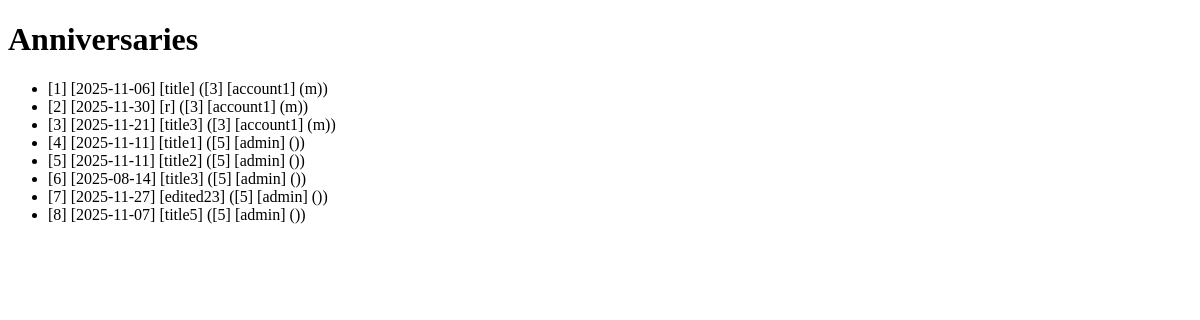
The app's page /anniversary/display/ (signed in), older data.
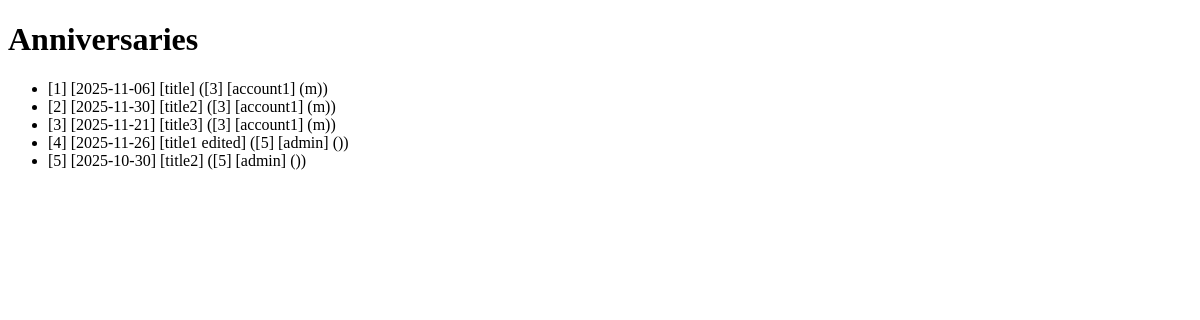
The same page, newer data.
### apps/anniversary/models.py (models this page shows, shortened)
class Anniversary(models.Model):
    id = models.AutoField(primary_key=True)
    date: date = models.DateField()
    duration = models.IntegerField(null=True, blank=True)
    title = models.CharField(max_length=20)
    description = models.TextField(null=True, blank=True)
    owner = models.ForeignKey(
        settings.AUTH_USER_MODEL,
        on_delete=models.CASCADE,
        related_name='anniversaries', # 可通过user.anniversaries()访问
    )
    def __str__(self):
        return f"[{self.id}] [{self.date}] [{self.title}] ({self.owner})"
    class Meta:
        ordering = ['id']

### apps/accounts/models.py (models this page shows)
class User(AbstractUser):
    nickname = models.CharField(max_length=20, blank=True)
    sex = models.CharField(max_length=1, choices=(('M', 'Male'), ('F', 'Female')))
    partner = models.OneToOneField(
        'self',
        on_delete=models.SET_NULL,
        null=True,
        blank=True,
        related_name='partner_of',
    )
    groups = models.ManyToManyField(
        Group,
        related_name='custom_user_set',  # 避免和 auth.User 冲突
        blank=True,
        help_text='The groups this user belongs to.',
        verbose_name='groups'
    )
    user_permissions = models.ManyToManyField(
        Permission,
        related_name='custom_user_permissions_set',  # 避免和 auth.User 冲突
        blank=True,
        help_text='Specific permissions for this user.',
        verbose_name='user permissions'
    )
    def __str__(self):
        return f"[{self.id}] [{self.username}] ({self.get_sex_display()})"

### apps/anniversary/views.py (the view)
# urls.py: path('display/', views.db_display_anniversaries, name='display_anniversaries'),
@login_required(login_url='/login/')
def db_display_anniversaries(request):
    return render(request, "db_objects_display.html", {'object_name': "Anniversaries", 'objects': Anniversary.objects.all()})

### templates/db_objects_display.html (shortened to what this page needs)
<!DOCTYPE html>
<html lang="en">
<head>
</head>
<body>
    <h1>{{ object_name }}</h1>
    <ul>
        {% for o in objects %}
        <li>{{ o }}</li>
        {% endfor %}
    </ul>
</body>
</html>

Row changes from the older to the newer data that the page shows:
removed Anniversary: id+date+title "[6] [2025-08-14] [title3] ([5] [admin] ())"
removed Anniversary: id+date+title "[7] [2025-11-27] [edited23] ([5] [admin] ())"
removed Anniversary: id+date+title "[8] [2025-11-07] [title5] ([5] [admin] ())"
changed Anniversary: id+date+title "[2] [2025-11-30] [r] ([3] [account1] (m))" → "[2] [2025-11-30] [title2] ([3] [account1] (m))"
changed Anniversary: id+date+title "[4] [2025-11-11] [title1] ([5] [admin] ())" → "[4] [2025-11-26] [title1 edited] ([5] [admin] ())"
changed Anniversary: id+date+title "[5] [2025-11-11] [title2] ([5] [admin] ())" → "[5] [2025-10-30] [title2] ([5] [admin] ())"
